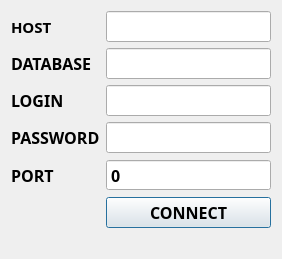
<?xml version="1.0" encoding="UTF-8"?>
<ui version="4.0">
 <class>Dialog</class>
 <widget class="QDialog" name="Dialog">
  <property name="geometry">
   <rect>
    <x>0</x>
    <y>0</y>
    <width>282</width>
    <height>224</height>
   </rect>
  </property>
  <property name="windowTitle">
   <string>Dialog</string>
  </property>
  <layout class="QFormLayout" name="formLayout">
   <item row="0" column="0">
    <widget class="QLabel" name="label">
     <property name="font">
      <font>
       <family>Bahnschrift</family>
       <pointsize>11</pointsize>
       <bold>true</bold>
      </font>
     </property>
     <property name="text">
      <string>HOST</string>
     </property>
    </widget>
   </item>
   <item row="0" column="1">
    <widget class="QLineEdit" name="host">
     <property name="font">
      <font>
       <family>Bahnschrift</family>
       <pointsize>12</pointsize>
       <bold>true</bold>
      </font>
     </property>
    </widget>
   </item>
   <item row="1" column="0">
    <widget class="QLabel" name="label_2">
     <property name="font">
      <font>
       <family>Bahnschrift</family>
       <pointsize>12</pointsize>
       <bold>true</bold>
      </font>
     </property>
     <property name="text">
      <string>DATABASE</string>
     </property>
    </widget>
   </item>
   <item row="1" column="1">
    <widget class="QLineEdit" name="database">
     <property name="font">
      <font>
       <family>Bahnschrift</family>
       <pointsize>12</pointsize>
       <bold>true</bold>
      </font>
     </property>
    </widget>
   </item>
   <item row="2" column="0">
    <widget class="QLabel" name="label_4">
     <property name="font">
      <font>
       <family>Bahnschrift</family>
       <pointsize>12</pointsize>
       <bold>true</bold>
      </font>
     </property>
     <property name="text">
      <string>LOGIN</string>
     </property>
    </widget>
   </item>
   <item row="2" column="1">
    <widget class="QLineEdit" name="login">
     <property name="font">
      <font>
       <family>Bahnschrift</family>
       <pointsize>12</pointsize>
       <bold>true</bold>
      </font>
     </property>
    </widget>
   </item>
   <item row="3" column="0">
    <widget class="QLabel" name="label_3">
     <property name="font">
      <font>
       <family>Bahnschrift</family>
       <pointsize>12</pointsize>
       <bold>true</bold>
      </font>
     </property>
     <property name="text">
      <string>PASSWORD</string>
     </property>
    </widget>
   </item>
   <item row="3" column="1">
    <widget class="QLineEdit" name="password">
     <property name="font">
      <font>
       <family>Bahnschrift</family>
       <pointsize>12</pointsize>
       <bold>true</bold>
      </font>
     </property>
    </widget>
   </item>
   <item row="4" column="1">
    <widget class="QSpinBox" name="port">
     <property name="font">
      <font>
       <family>Bahnschrift</family>
       <pointsize>12</pointsize>
       <bold>true</bold>
      </font>
     </property>
     <property name="buttonSymbols">
      <enum>QAbstractSpinBox::ButtonSymbols::NoButtons</enum>
     </property>
     <property name="maximum">
      <number>999999999</number>
     </property>
    </widget>
   </item>
   <item row="4" column="0">
    <widget class="QLabel" name="label_5">
     <property name="font">
      <font>
       <family>Bahnschrift</family>
       <pointsize>12</pointsize>
       <bold>true</bold>
      </font>
     </property>
     <property name="text">
      <string>PORT</string>
     </property>
    </widget>
   </item>
   <item row="5" column="1">
    <widget class="QPushButton" name="pushButton">
     <property name="font">
      <font>
       <family>Bahnschrift</family>
       <pointsize>12</pointsize>
       <bold>true</bold>
      </font>
     </property>
     <property name="text">
      <string>CONNECT</string>
     </property>
    </widget>
   </item>
   <item row="6" column="1">
    <widget class="QLabel" name="result">
     <property name="text">
      <string/>
     </property>
    </widget>
   </item>
  </layout>
 </widget>
 <resources/>
 <connections/>
</ui>
